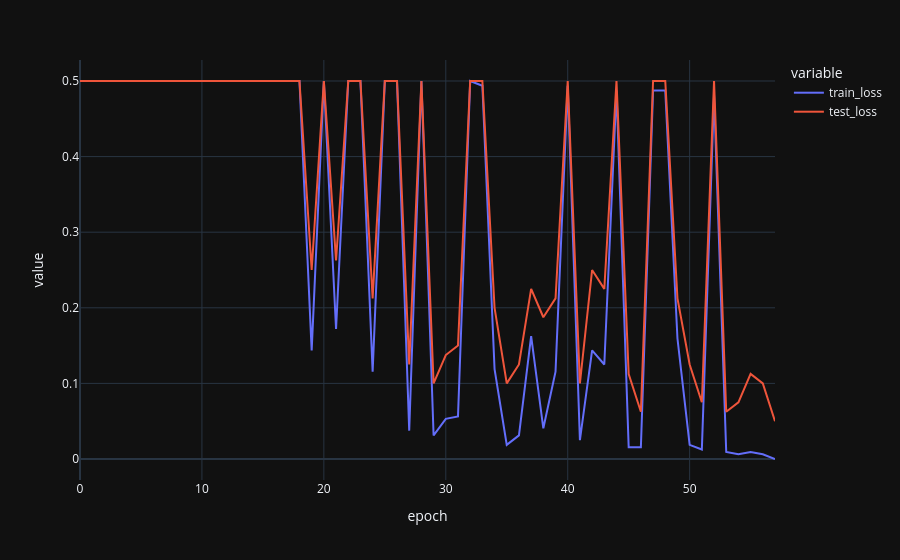

Notebook code for this chart:
### Code cell
metrics.plot()

### Figure 1 — Plotly figure (JSON) as saved in the notebook; plotly's stock layout.template omitted (floating-point values rounded to 4 significant figures)
{"data": [{"hovertemplate": "variable=train_loss<br>epoch=%{x}<br>value=%{y}<extra></extra>", "legendgroup": "train_loss", "line": {"color": "#636efa", "dash": "solid"}, "marker": {"symbol": "circle"}, "mode": "lines", "name": "train_loss", "orientation": "v", "showlegend": true, "x": [0, 1, 2, 3, 4, 5, 6, 7, 8, 9, 10, 11, 12, 13, 14, 15, 16, 17, 18, 19, 20, 21, 22, 23, 24, 25, 26, 27, 28, 29, 30, 31, 32, 33, 34, 35, 36, 37, 38, 39, 40, 41, 42, 43, 44, 45, 46, 47, 48, 49, 50, 51, 52, 53, 54, 55, 56, 57], "xaxis": "x", "y": [0.5, 0.5, 0.5, 0.5, 0.5, 0.5, 0.5, 0.5, 0.5, 0.5, 0.5, 0.5, 0.5, 0.5, 0.5, 0.5, 0.5, 0.5, 0.5, 0.1437, 0.5, 0.1719, 0.5, 0.5, 0.1156, 0.5, 0.5, 0.0375, 0.5, 0.03125, 0.05312, 0.05625, 0.5, 0.4938, 0.1187, 0.01875, 0.03125, 0.1625, 0.04063, 0.1156, 0.4938, 0.025, 0.1437, 0.125, 0.4875, 0.01562, 0.01562, 0.4875, 0.4875, 0.1594, 0.01875, 0.0125, 0.4813, 0.009375, 0.00625, 0.009375, 0.00625, 0.0], "yaxis": "y", "type": "scatter"}, {"hovertemplate": "variable=test_loss<br>epoch=%{x}<br>value=%{y}<extra></extra>", "legendgroup": "test_loss", "line": {"color": "#EF553B", "dash": "solid"}, "marker": {"symbol": "circle"}, "mode": "lines", "name": "test_loss", "orientation": "v", "showlegend": true, "x": [0, 1, 2, 3, 4, 5, 6, 7, 8, 9, 10, 11, 12, 13, 14, 15, 16, 17, 18, 19, 20, 21, 22, 23, 24, 25, 26, 27, 28, 29, 30, 31, 32, 33, 34, 35, 36, 37, 38, 39, 40, 41, 42, 43, 44, 45, 46, 47, 48, 49, 50, 51, 52, 53, 54, 55, 56, 57], "xaxis": "x", "y": [0.5, 0.5, 0.5, 0.5, 0.5, 0.5, 0.5, 0.5, 0.5, 0.5, 0.5, 0.5, 0.5, 0.5, 0.5, 0.5, 0.5, 0.5, 0.5, 0.25, 0.5, 0.2625, 0.5, 0.5, 0.2125, 0.5, 0.5, 0.125, 0.5, 0.1, 0.1375, 0.15, 0.5, 0.5, 0.2, 0.1, 0.125, 0.225, 0.1875, 0.2125, 0.5, 0.1, 0.25, 0.225, 0.5, 0.1125, 0.0625, 0.5, 0.5, 0.2125, 0.125, 0.075, 0.5, 0.0625, 0.075, 0.1125, 0.1, 0.05], "yaxis": "y", "type": "scatter"}], "layout": {"xaxis": {"anchor": "y", "domain": [0.0, 1.0], "title": {"text": "epoch"}}, "yaxis": {"anchor": "x", "domain": [0.0, 1.0], "title": {"text": "value"}}, "legend": {"title": {"text": "variable"}, "tracegroupgap": 0}, "margin": {"t": 60}}}
